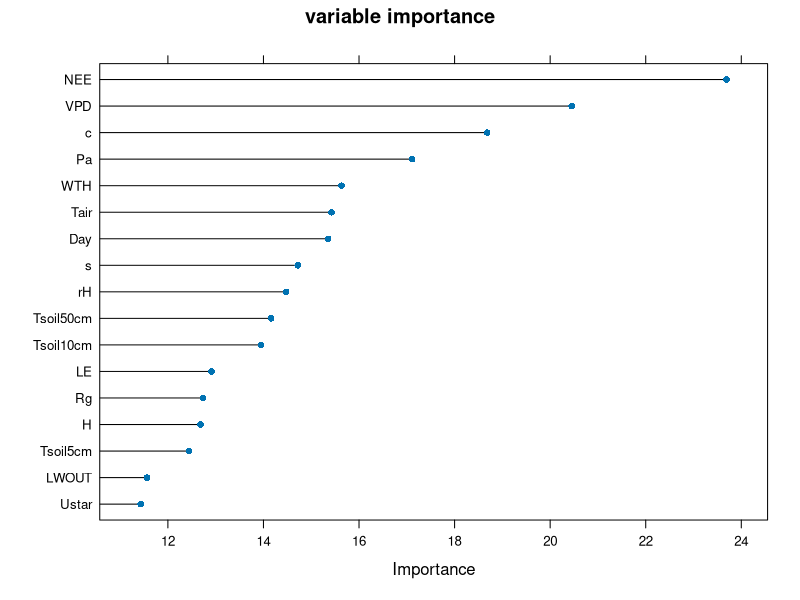
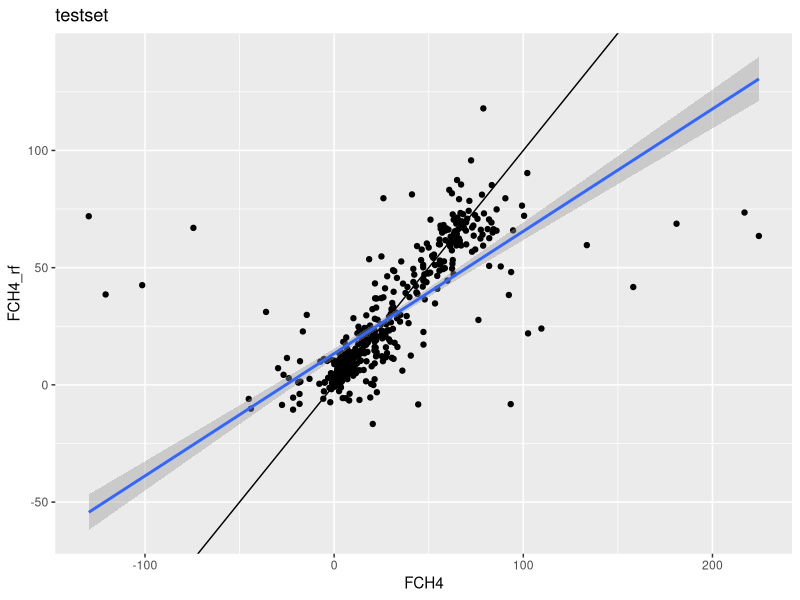
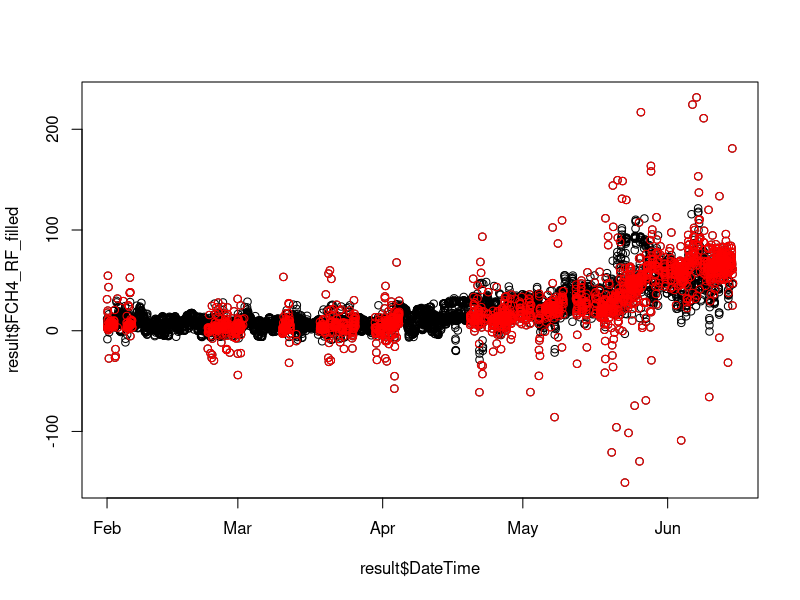
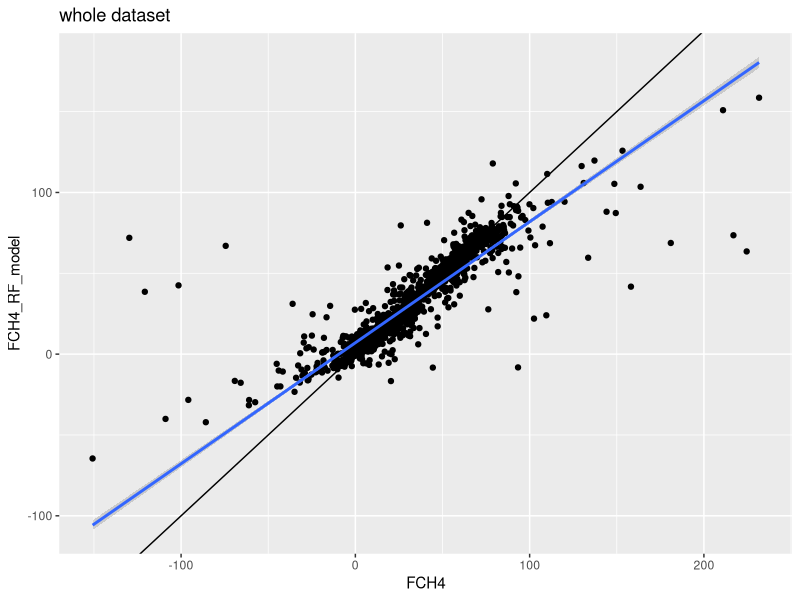

Recreate these plots in R, in order.
# install required libraries
#install.packages('tidyverse') # for data wrangling 
#install.packages('caret') # for machine learning run and tuning
#install.packages('randomForest') # randomforest model

# load libraries
library(tidyverse)
library(caret)

# load dataset
# df includes FCH4 and predictor variables.
# FCH4 should be quality controlled. Other variables should be fully gap-filled.
df <- read.csv("exampleWETBB.csv") 

# variable we need for FCH4 gap-filling
predictors <- c("FCH4", "Ustar","NEE","LE","H","Rg","Tair","Tsoil5cm","Tsoil10cm","Tsoil50cm",
								"rH","VPD","WTH","Pa","LWOUT","s","c","Day")
ML.df <- df %>% select(predictors)

# period when FCH4 is not missing
wm_only <- ML.df[!is.na(ML.df$FCH4), ]

# 75% of data used for model tuning/validation
index <- createDataPartition(wm_only$FCH4, p=0.75, list=F) 
train_set <- wm_only[index,]
test_set <- wm_only[-index,]

############### Random forest run

#### option 1. random forest model with mtry tuning
#Add parallel processing for the fast processing if you want to
# library(parallel)
# library(doParallel)
# cluster <- makeCluster(6)
# registerDoParallel(cluster)
# RF_FCH4 <- train(FCH4 ~ ., data = train_set[,predictors],
# 								 method = "rf",
# 								 preProcess = c("medianImpute"),                #impute missing met data with median
# 								 trControl=trainControl(method = "repeatedcv",   #three-fold cross-validation for model parameters 3 times
# 								 											number = 3,                #other option: "cv" without repetition
# 								 											repeats = 3),
# 								 na.action = na.pass,
# 								 allowParallel=TRUE, # This requires parallel packages. Otherwise you can choose FALSE.
# 								 ntree=400, # can generate more trees
# 								 importance = TRUE)
# RF_FCH4$bestTune
# RF_FCH4$results


#### option 2. random forest model without tuning. 
# (when mtry value is already tunned or using squre root of the number of predictor)
RF_FCH4 <- train(FCH4 ~ ., data = train_set[,predictors],
								 method = "rf",
								 preProcess = c("medianImpute"),  # impute missing met data with median (but it will not be applied since we used gap-filled predictors)
								 trControl = trainControl(method = "none"),
								 tuneGrid=data.frame(mtry=9), # use known mtry value.
								 na.action = na.pass,
								 allowParallel=FALSE,
								 ntree=400, # can generate more trees
								 importance = TRUE)


############### Results
# variable importance
plot(varImp(RF_FCH4, scale = FALSE), main="variable importance")

#generate FCH4_rf predictions for testset
test_set$FCH4_rf <- predict(RF_FCH4, test_set)
regrRF <- lm(test_set$FCH4_rf ~ test_set$FCH4); 
print(summary(regrRF))
ggplot(test_set, aes(x=FCH4, y=FCH4_rf)) + geom_abline(slope = 1, intercept = 0)+
	geom_point() + geom_smooth(method = "lm") + ggtitle("testset")

# whole dataset
result <- data.frame(FCH4 = ML.df$FCH4) # you can add datetime column here if you want to.
result$FCH4_RF_model <- predict(RF_FCH4, ML.df) # FCH4 RF model
result$FCH4_RF_filled <- ifelse(is.na(result$FCH4),result$FCH4_RF_model,result$FCH4) # gap-filled column (true value when it is, gap-filled value when missing)
result$FCH4_RF_residual <- ifelse(is.na(result$FCH4),NA,result$FCH4_RF_model - result$FCH4) # residual (model - obs). can be used for random uncertainty analysis

# time series
result$DateTime <- as.POSIXct(df$DateTime, format = "%Y-%m-%d %H:%M")
plot(result$DateTime,result$FCH4_RF_filled)
points(result$DateTime,result$FCH4,col="red")

# whole data comparison
ggplot(result, aes(x = FCH4, y =FCH4_RF_model)) + geom_abline(slope = 1, intercept = 0)+
	geom_point() + geom_smooth(method = "lm") + ggtitle("whole dataset")
regrRF_whole <- lm(result$FCH4_RF_model ~ result$FCH4);
print(summary(regrRF_whole))

# write result
write.csv(result,"rf_FCH4_gapfilling.csv",row.names = F)

